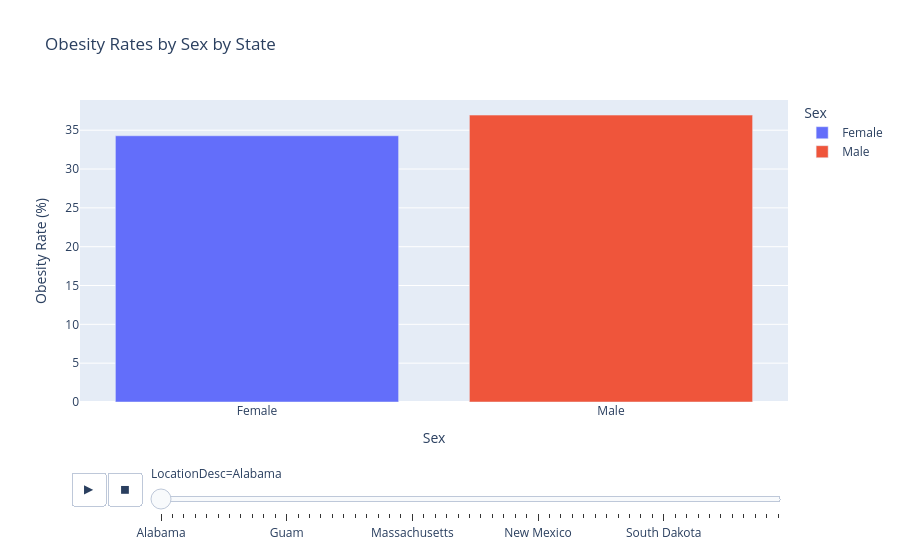

The notebook cell saved with this chart:
### Code cell
import plotly.express as px

fig5 = px.bar(
    plot_npa,
    x="Sex",
    y="Data_Value",
    color="Sex",
    animation_frame="LocationDesc",  # this creates the state selector
    title="Obesity Rates by Sex by State"
)
fig5.update_layout(
    xaxis_title="Sex",
    yaxis_title="Obesity Rate (%)"
)

fig5.show()

### Figure 1 — Plotly figure (JSON) as saved in the notebook; plotly's stock layout.template omitted (floating-point values rounded to 4 significant figures)
{"data": [{"hovertemplate": "Sex=%{x}<br>LocationDesc=Alabama<br>Data_Value=%{y}<extra></extra>", "legendgroup": "Female", "marker": {"color": "#636efa", "pattern": {"shape": ""}}, "name": "Female", "orientation": "v", "showlegend": true, "textposition": "auto", "type": "bar", "x": ["Female"], "xaxis": "x", "y": [34.28], "yaxis": "y"}, {"hovertemplate": "Sex=%{x}<br>LocationDesc=Alabama<br>Data_Value=%{y}<extra></extra>", "legendgroup": "Male", "marker": {"color": "#EF553B", "pattern": {"shape": ""}}, "name": "Male", "orientation": "v", "showlegend": true, "textposition": "auto", "type": "bar", "x": ["Male"], "xaxis": "x", "y": [36.94], "yaxis": "y"}], "layout": {"barmode": "relative", "legend": {"title": {"text": "Sex"}, "tracegroupgap": 0}, "sliders": [{"active": 0, "currentvalue": {"prefix": "LocationDesc="}, "len": 0.9, "pad": {"b": 10, "t": 60}, "steps": [{"args": [["Alabama"], {"frame": {"duration": 0, "redraw": true}, "fromcurrent": true, "mode": "immediate", "transition": {"duration": 0, "easing": "linear"}}], "label": "Alabama", "method": "animate"}, {"args": [["Alaska"], {"frame": {"duration": 0, "redraw": true}, "fromcurrent": true, "mode": "immediate", "transition": {"duration": 0, "easing": "linear"}}], "label": "Alaska", "method": "animate"}, {"args": [["Arizona"], {"frame": {"duration": 0, "redraw": true}, "fromcurrent": true, "mode": "immediate", "transition": {"duration": 0, "easing": "linear"}}], "label": "Arizona", "method": "animate"}, {"args": [["Arkansas"], {"frame": {"duration": 0, "redraw": true}, "fromcurrent": true, "mode": "immediate", "transition": {"duration": 0, "easing": "linear"}}], "label": "Arkansas", "method": "animate"}, {"args": [["California"], {"frame": {"duration": 0, "redraw": true}, "fromcurrent": true, "mode": "immediate", "transition": {"duration": 0, "easing": "linear"}}], "label": "California", "method": "animate"}, {"args": [["Colorado"], {"frame": {"duration": 0, "redraw": true}, "fromcurrent": true, "mode": "immediate", "transition": {"duration": 0, "easing": "linear"}}], "label": "Colorado", "method": "animate"}, {"args": [["Connecticut"], {"frame": {"duration": 0, "redraw": true}, "fromcurrent": true, "mode": "immediate", "transition": {"duration": 0, "easing": "linear"}}], "label": "Connecticut", "method": "animate"}, {"args": [["Delaware"], {"frame": {"duration": 0, "redraw": true}, "fromcurrent": true, "mode": "immediate", "transition": {"duration": 0, "easing": "linear"}}], "label": "Delaware", "method": "animate"}, {"args": [["District of Columbia"], {"frame": {"duration": 0, "redraw": true}, "fromcurrent": true, "mode": "immediate", "transition": {"duration": 0, "easing": "linear"}}], "label": "District of Columbia", "method": "animate"}, {"args": [["Florida"], {"frame": {"duration": 0, "redraw": true}, "fromcurrent": true, "mode": "immediate", "transition": {"duration": 0, "easing": "linear"}}], "label": "Florida", "method": "animate"}, {"args": [["Georgia"], {"frame": {"duration": 0, "redraw": true}, "fromcurrent": true, "mode": "immediate", "transition": {"duration": 0, "easing": "linear"}}], "label": "Georgia", "method": "animate"}, {"args": [["Guam"], {"frame": {"duration": 0, "redraw": true}, "fromcurrent": true, "mode": "immediate", "transition": {"duration": 0, "easing": "linear"}}], "label": "Guam", "method": "animate"}, {"args": [["Hawaii"], {"frame": {"duration": 0, "redraw": true}, "fromcurrent": true, "mode": "immediate", "transition": {"duration": 0, "easing": "linear"}}], "label": "Hawaii", "method": "animate"}, {"args": [["Idaho"], {"frame": {"duration": 0, "redraw": true}, "fromcurrent": true, "mode": "immediate", "transition": {"duration": 0, "easing": "linear"}}], "label": "Idaho", "method": "animate"}, {"args": [["Illinois"], {"frame": {"duration": 0, "redraw": true}, "fromcurrent": true, "mode": "immediate", "transition": {"duration": 0, "easing": "linear"}}], "label": "Illinois", "method": "animate"}, {"args": [["Indiana"], {"frame": {"duration": 0, "redraw": true}, "fromcurrent": true, "mode": "immediate", "transition": {"duration": 0, "easing": "linear"}}], "label": "Indiana", "method": "animate"}, {"args": [["Iowa"], {"frame": {"duration": 0, "redraw": true}, "fromcurrent": true, "mode": "immediate", "transition": {"duration": 0, "easing": "linear"}}], "label": "Iowa", "method": "animate"}, {"args": [["Kansas"], {"frame": {"duration": 0, "redraw": true}, "fromcurrent": true, "mode": "immediate", "transition": {"duration": 0, "easing": "linear"}}], "label": "Kansas", "method": "animate"}, {"args": [["Kentucky"], {"frame": {"duration": 0, "redraw": true}, "fromcurrent": true, "mode": "immediate", "transition": {"duration": 0, "easing": "linear"}}], "label": "Kentucky", "method": "animate"}, {"args": [["Louisiana"], {"frame": {"duration": 0, "redraw": true}, "fromcurrent": true, "mode": "immediate", "transition": {"duration": 0, "easing": "linear"}}], "label": "Louisiana", "method": "animate"}, {"args": [["Maine"], {"frame": {"duration": 0, "redraw": true}, "fromcurrent": true, "mode": "immediate", "transition": {"duration": 0, "easing": "linear"}}], "label": "Maine", "method": "animate"}, {"args": [["Maryland"], {"frame": {"duration": 0, "redraw": true}, "fromcurrent": true, "mode": "immediate", "transition": {"duration": 0, "easing": "linear"}}], "label": "Maryland", "method": "animate"}, {"args": [["Massachusetts"], {"frame": {"duration": 0, "redraw": true}, "fromcurrent": true, "mode": "immediate", "transition": {"duration": 0, "easing": "linear"}}], "label": "Massachusetts", "method": "animate"}, {"args": [["Michigan"], {"frame": {"duration": 0, "redraw": true}, "fromcurrent": true, "mode": "immediate", "transition": {"duration": 0, "easing": "linear"}}], "label": "Michigan", "method": "animate"}, {"args": [["Minnesota"], {"frame": {"duration": 0, "redraw": true}, "fromcurrent": true, "mode": "immediate", "transition": {"duration": 0, "easing": "linear"}}], "label": "Minnesota", "method": "animate"}, {"args": [["Mississippi"], {"frame": {"duration": 0, "redraw": true}, "fromcurrent": true, "mode": "immediate", "transition": {"duration": 0, "easing": "linear"}}], "label": "Mississippi", "method": "animate"}, {"args": [["Missouri"], {"frame": {"duration": 0, "redraw": true}, "fromcurrent": true, "mode": "immediate", "transition": {"duration": 0, "easing": "linear"}}], "label": "Missouri", "method": "animate"}, {"args": [["Montana"], {"frame": {"duration": 0, "redraw": true}, "fromcurrent": true, "mode": "immediate", "transition": {"duration": 0, "easing": "linear"}}], "label": "Montana", "method": "animate"}, {"args": [["National"], {"frame": {"duration": 0, "redraw": true}, "fromcurrent": true, "mode": "immediate", "transition": {"duration": 0, "easing": "linear"}}], "label": "National", "method": "animate"}, {"args": [["Nebraska"], {"frame": {"duration": 0, "redraw": true}, "fromcurrent": true, "mode": "immediate", "transition": {"duration": 0, "easing": "linear"}}], "label": "Nebraska", "method": "animate"}, {"args": [["Nevada"], {"frame": {"duration": 0, "redraw": true}, "fromcurrent": true, "mode": "immediate", "transition": {"duration": 0, "easing": "linear"}}], "label": "Nevada", "method": "animate"}, {"args": [["New Hampshire"], {"frame": {"duration": 0, "redraw": true}, "fromcurrent": true, "mode": "immediate", "transition": {"duration": 0, "easing": "linear"}}], "label": "New Hampshire", "method": "animate"}, {"args": [["New Jersey"], {"frame": {"duration": 0, "redraw": true}, "fromcurrent": true, "mode": "immediate", "transition": {"duration": 0, "easing": "linear"}}], "label": "New Jersey", "method": "animate"}, {"args": [["New Mexico"], {"frame": {"duration": 0, "redraw": true}, "fromcurrent": true, "mode": "immediate", "transition": {"duration": 0, "easing": "linear"}}], "label": "New Mexico", "method": "animate"}, {"args": [["New York"], {"frame": {"duration": 0, "redraw": true}, "fromcurrent": true, "mode": "immediate", "transition": {"duration": 0, "easing": "linear"}}], "label": "New York", "method": "animate"}, {"args": [["North Carolina"], {"frame": {"duration": 0, "redraw": true}, "fromcurrent": true, "mode": "immediate", "transition": {"duration": 0, "easing": "linear"}}], "label": "North Carolina", "method": "animate"}, {"args": [["North Dakota"], {"frame": {"duration": 0, "redraw": true}, "fromcurrent": true, "mode": "immediate", "transition": {"duration": 0, "easing": "linear"}}], "label": "North Dakota", "method": "animate"}, {"args": [["Ohio"], {"frame": {"duration": 0, "redraw": true}, "fromcurrent": true, "mode": "immediate", "transition": {"duration": 0, "easing": "linear"}}], "label": "Ohio", "method": "animate"}, {"args": [["Oklahoma"], {"frame": {"duration": 0, "redraw": true}, "fromcurrent": true, "mode": "immediate", "transition": {"duration": 0, "easing": "linear"}}], "label": "Oklahoma", "method": "animate"}, {"args": [["Oregon"], {"frame": {"duration": 0, "redraw": true}, "fromcurrent": true, "mode": "immediate", "transition": {"duration": 0, "easing": "linear"}}], "label": "Oregon", "method": "animate"}, {"args": [["Pennsylvania"], {"frame": {"duration": 0, "redraw": true}, "fromcurrent": true, "mode": "immediate", "transition": {"duration": 0, "easing": "linear"}}], "label": "Pennsylvania", "method": "animate"}, {"args": [["Puerto Rico"], {"frame": {"duration": 0, "redraw": true}, "fromcurrent": true, "mode": "immediate", "transition": {"duration": 0, "easing": "linear"}}], "label": "Puerto Rico", "method": "animate"}, {"args": [["Rhode Island"], {"frame": {"duration": 0, "redraw": true}, "fromcurrent": true, "mode": "immediate", "transition": {"duration": 0, "easing": "linear"}}], "label": "Rhode Island", "method": "animate"}, {"args": [["South Carolina"], {"frame": {"duration": 0, "redraw": true}, "fromcurrent": true, "mode": "immediate", "transition": {"duration": 0, "easing": "linear"}}], "label": "South Carolina", "method": "animate"}, {"args": [["South Dakota"], {"frame": {"duration": 0, "redraw": true}, "fromcurrent": true, "mode": "immediate", "transition": {"duration": 0, "easing": "linear"}}], "label": "South Dakota", "method": "animate"}, {"args": [["Tennessee"], {"frame": {"duration": 0, "redraw": true}, "fromcurrent": true, "mode": "immediate", "transition": {"duration": 0, "easing": "linear"}}], "label": "Tennessee", "method": "animate"}, {"args": [["Texas"], {"frame": {"duration": 0, "redraw": true}, "fromcurrent": true, "mode": "immediate", "transition": {"duration": 0, "easing": "linear"}}], "label": "Texas", "method": "animate"}, {"args": [["Utah"], {"frame": {"duration": 0, "redraw": true}, "fromcurrent": true, "mode": "immediate", "transition": {"duration": 0, "easing": "linear"}}], "label": "Utah", "method": "animate"}, {"args": [["Vermont"], {"frame": {"duration": 0, "redraw": true}, "fromcurrent": true, "mode": "immediate", "transition": {"duration": 0, "easing": "linear"}}], "label": "Vermont", "method": "animate"}, {"args": [["Virgin Islands"], {"frame": {"duration": 0, "redraw": true}, "fromcurrent": true, "mode": "immediate", "transition": {"duration": 0, "easing": "linear"}}], "label": "Virgin Islands", "method": "animate"}, {"args": [["Virginia"], {"frame": {"duration": 0, "redraw": true}, "fromcurrent": true, "mode": "immediate", "transition": {"duration": 0, "easing": "linear"}}], "label": "Virginia", "method": "animate"}, {"args": [["Washington"], {"frame": {"duration": 0, "redraw": true}, "fromcurrent": true, "mode": "immediate", "transition": {"duration": 0, "easing": "linear"}}], "label": "Washington", "method": "animate"}, {"args": [["West Virginia"], {"frame": {"duration": 0, "redraw": true}, "fromcurrent": true, "mode": "immediate", "transition": {"duration": 0, "easing": "linear"}}], "label": "West Virginia", "method": "animate"}, {"args": [["Wisconsin"], {"frame": {"duration": 0, "redraw": true}, "fromcurrent": true, "mode": "immediate", "transition": {"duration": 0, "easing": "linear"}}], "label": "Wisconsin", "method": "animate"}, {"args": [["Wyoming"], {"frame": {"duration": 0, "redraw": true}, "fromcurrent": true, "mode": "immediate", "transition": {"duration": 0, "easing": "linear"}}], "label": "Wyoming", "method": "animate"}], "x": 0.1, "xanchor": "left", "y": 0, "yanchor": "top"}], "title": {"text": "Obesity Rates by Sex by State"}, "updatemenus": [{"buttons": [{"args": [null, {"frame": {"duration": 500, "redraw": true}, "fromcurrent": true, "mode": "immediate", "transition": {"duration": 500, "easing": "linear"}}], "label": "&#9654;", "method": "animate"}, {"args": [[null], {"frame": {"duration": 0, "redraw": true}, "fromcurrent": true, "mode": "immediate", "transition": {"duration": 0, "easing": "linear"}}], "label": "&#9724;", "method": "animate"}], "direction": "left", "pad": {"r": 10, "t": 70}, "showactive": false, "type": "buttons", "x": 0.1, "xanchor": "right", "y": 0, "yanchor": "top"}], "xaxis": {"anchor": "y", "categoryarray": ["Female", "Male"], "categoryorder": "array", "domain": [0, 1], "title": {"text": "Sex"}}, "yaxis": {"anchor": "x", "domain": [0, 1], "title": {"text": "Obesity Rate (%)"}}}}
